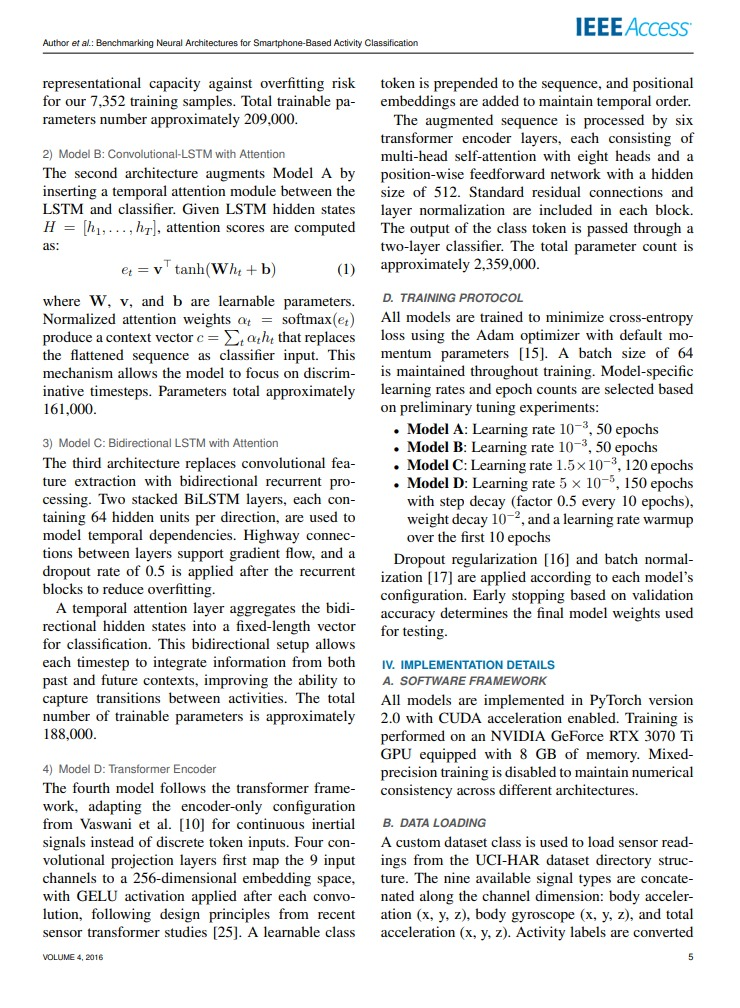
#> input picture image3.jpeg, 740 x 1008 px
$ python augment_rotations.py ../image3.jpeg
#> lines starting #> are read from the running program, lines starting #| are printed output that depends on the picture
import cv2
import numpy as np
import sys
import os

def rotate_and_pad(image_path, angles=[5, 15, 25, 45]):
    # Read the image
#> called with image_path = '../image3.jpeg'
    img = cv2.imread(image_path)
#> img is the input picture: shape (1008, 740, 3); mean B, G, R 232.2, 232.8, 232.2
    if img is None:
        print(f"Error: Could not read {image_path}")
        return

    # Setup output paths
    base_name = os.path.splitext(os.path.basename(image_path))[0]
    out_dir = os.path.dirname(image_path)

    h, w = img.shape[:2]
#> h = 1008; w = 740

    for angle in angles:
        # Get the rotation matrix
        center = (w // 2, h // 2)
        M = cv2.getRotationMatrix2D(center, angle, 1.0)

        # Calculate the bounding box of the rotated image so we don't cut off corners
        cos = np.abs(M[0, 0])
        sin = np.abs(M[0, 1])
        new_w = int((h * sin) + (w * cos))
        new_h = int((h * cos) + (w * sin))

        # Adjust the rotation matrix translation to keep the image centered
        M[0, 2] += (new_w / 2) - center[0]
        M[1, 2] += (new_h / 2) - center[1]

        # Add 150px of extra padding to simulate a "dark desk" around the document
        pad = 150
        final_w = new_w + (pad * 2)
        final_h = new_h + (pad * 2)
        M[0, 2] += pad
        M[1, 2] += pad

        # Perform the rotation and padding
        # borderValue=(40, 40, 40) fills the background with a realistic dark gray
        rotated = cv2.warpAffine(img, M, (final_w, final_h), borderValue=(40, 40, 40))

        out_path = os.path.join(out_dir, f"{base_name}_rotated_{angle}deg.png")
        cv2.imwrite(out_path, rotated)
        print(f"Generated: {out_path}")
#> this loop made 4 passes
#> pass 1, in rotate_and_pad, `rotated = cv2.warpAffine(img, M, (final_w, final_h), borderValue=(40, ..`:
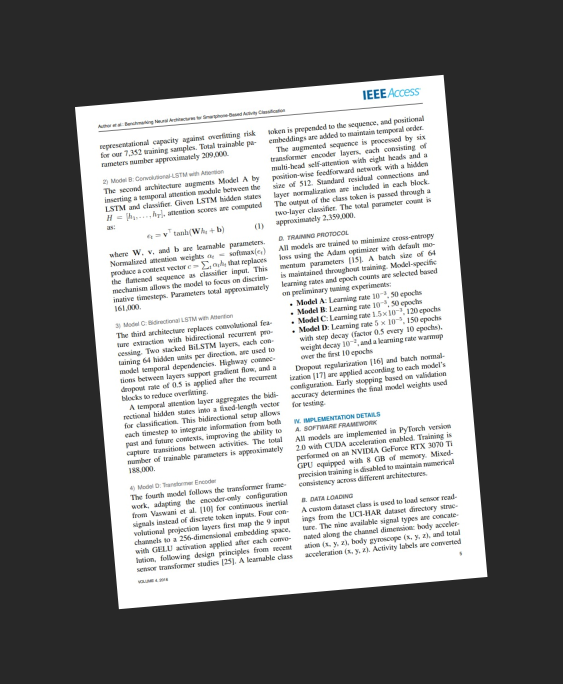
#> rotated: shape (1368, 1125, 3) (shown at 1/2 size); mean B, G, R 133.1, 133.4, 133.2
#> pass 2, in rotate_and_pad, `rotated = cv2.warpAffine(img, M, (final_w, final_h), borderValue=(40, ..`:
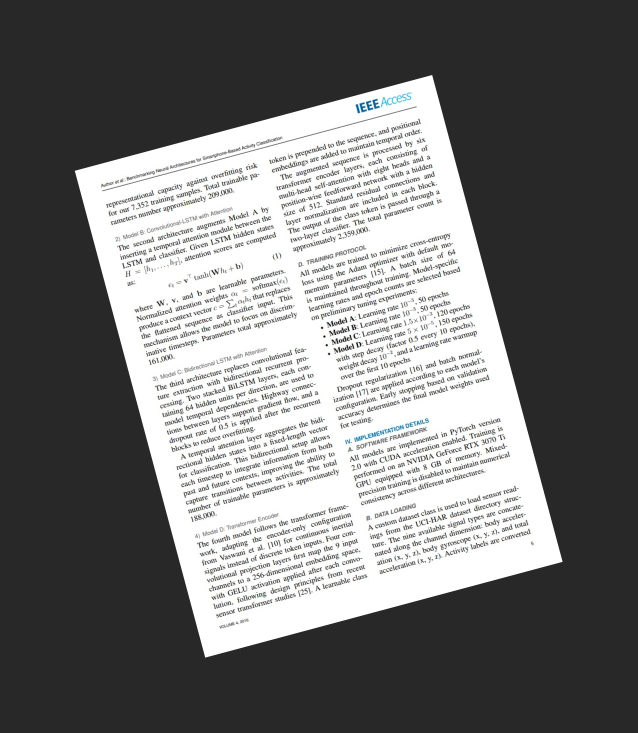
#> rotated: shape (1465, 1275, 3) (shown at 1/2 size); mean B, G, R 116.7, 117, 116.8
#> pass 3, in rotate_and_pad, `rotated = cv2.warpAffine(img, M, (final_w, final_h), borderValue=(40, ..`:
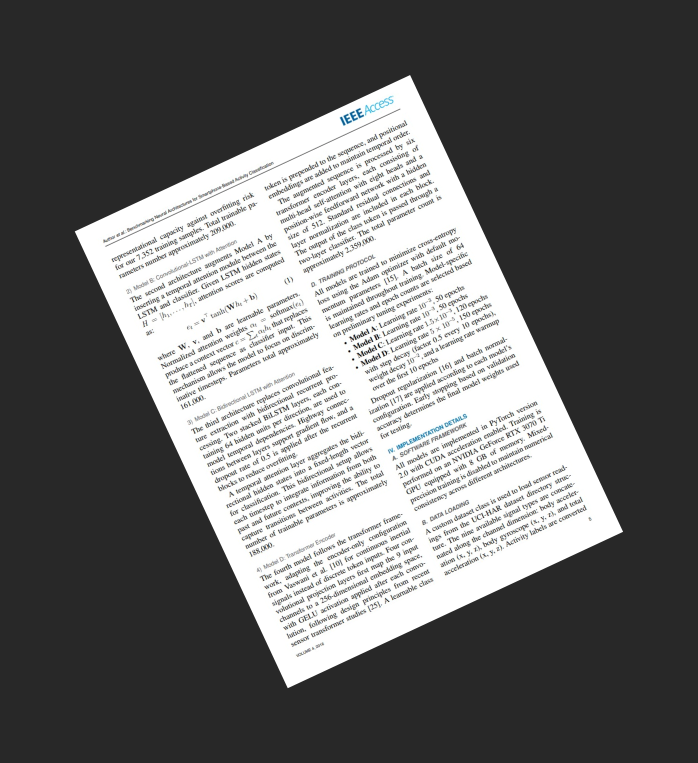
#> rotated: shape (1526, 1396, 3) (shown at 1/2 size); mean B, G, R 107.3, 107.5, 107.3

if __name__ == "__main__":
    if len(sys.argv) < 2:
        print("Usage: python augment_rotations.py <path_to_perfect_image>")
    else:
        rotate_and_pad(sys.argv[1])

$ run again, on image.png
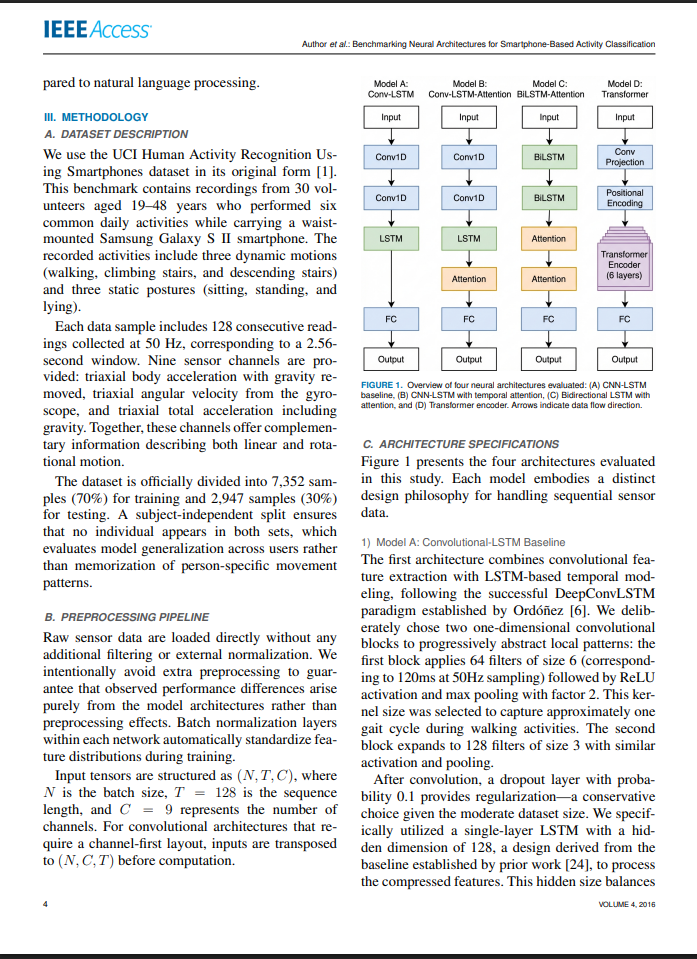
#> input picture image.png, 697 x 959 px
#> in rotate_and_pad, img is the input picture: shape (959, 697, 3); mean B, G, R 232.4, 232.2, 231.8
#> the loop in rotate_and_pad, `for angle in angles:` made 4 passes
#> pass 1, in rotate_and_pad, `rotated = cv2.warpAffine(img, M, (final_w, final_h), borderValue=(40, ..`:
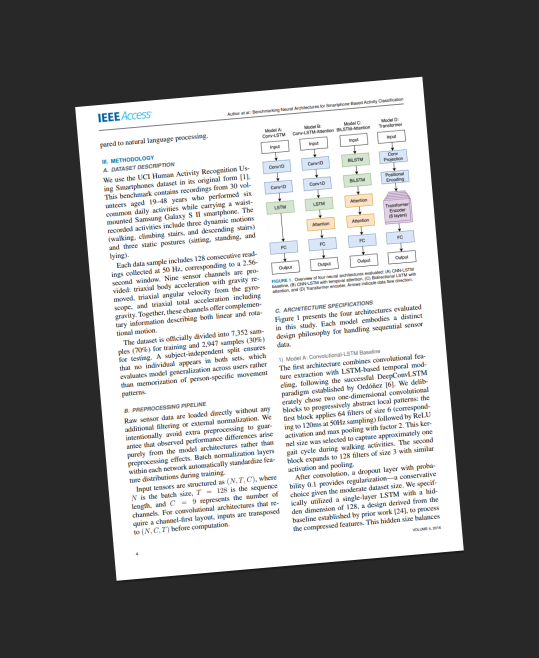
#> rotated: shape (1316, 1077, 3) (shown at 1/2 size); mean B, G, R 130.7, 130.7, 130.5
#> pass 3, in rotate_and_pad, `rotated = cv2.warpAffine(img, M, (final_w, final_h), borderValue=(40, ..`:
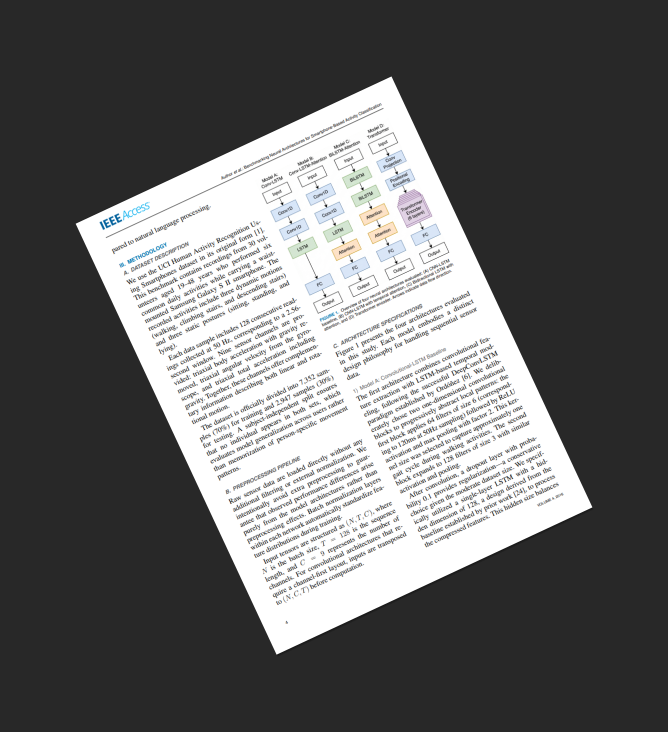
#> rotated: shape (1463, 1336, 3) (shown at 1/2 size); mean B, G, R 105.8, 105.7, 105.6

$ run again, on image2.png
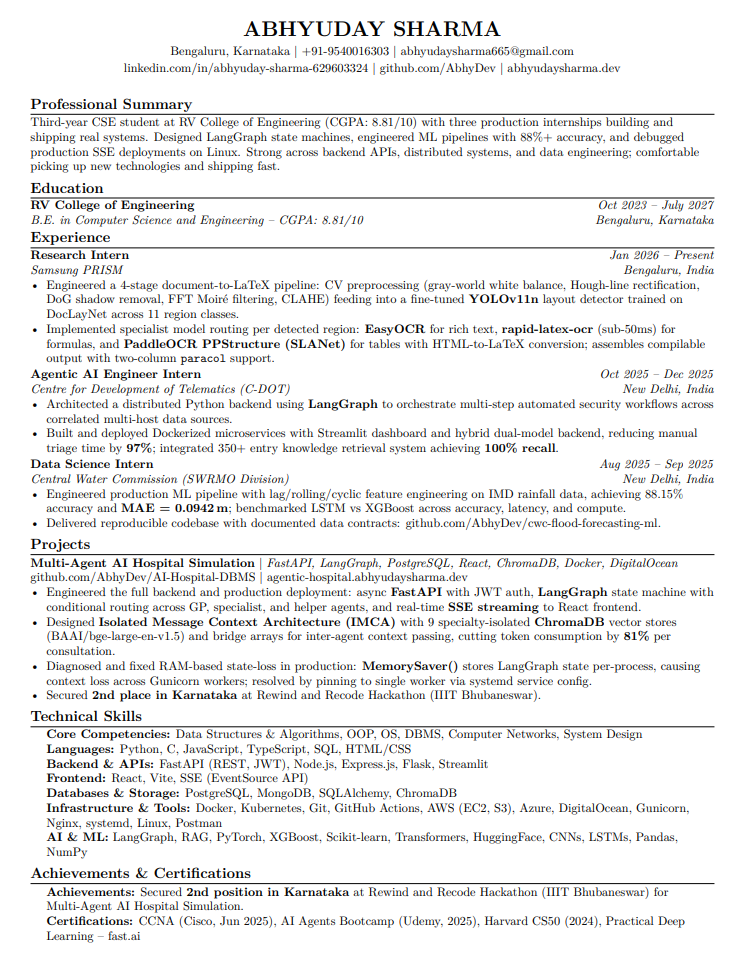
#> input picture image2.png, 745 x 971 px
#> in rotate_and_pad, img is the input picture: shape (971, 745, 3); mean B, G, R 237.8, 237.8, 237.8
#> the loop in rotate_and_pad, `for angle in angles:` made 4 passes
#> pass 1, in rotate_and_pad, `rotated = cv2.warpAffine(img, M, (final_w, final_h), borderValue=(40, ..`:
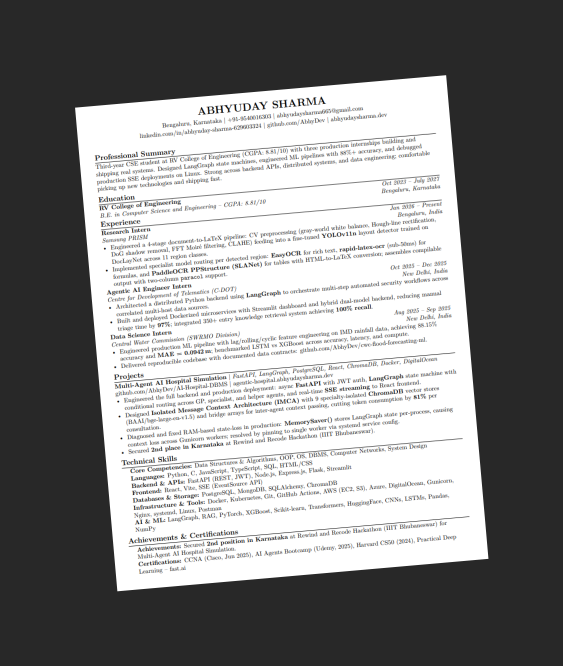
#> rotated: shape (1332, 1126, 3) (shown at 1/2 size); mean B, G, R 135.4, 135.4, 135.4
#> pass 3, in rotate_and_pad, `rotated = cv2.warpAffine(img, M, (final_w, final_h), borderValue=(40, ..`:
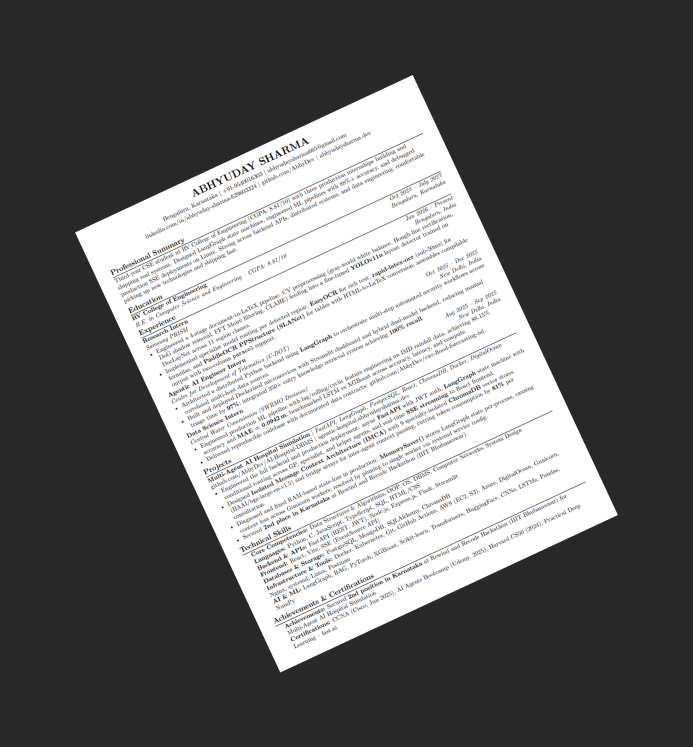
#> rotated: shape (1494, 1385, 3) (shown at 1/2 size); mean B, G, R 109.1, 109.1, 109.1
